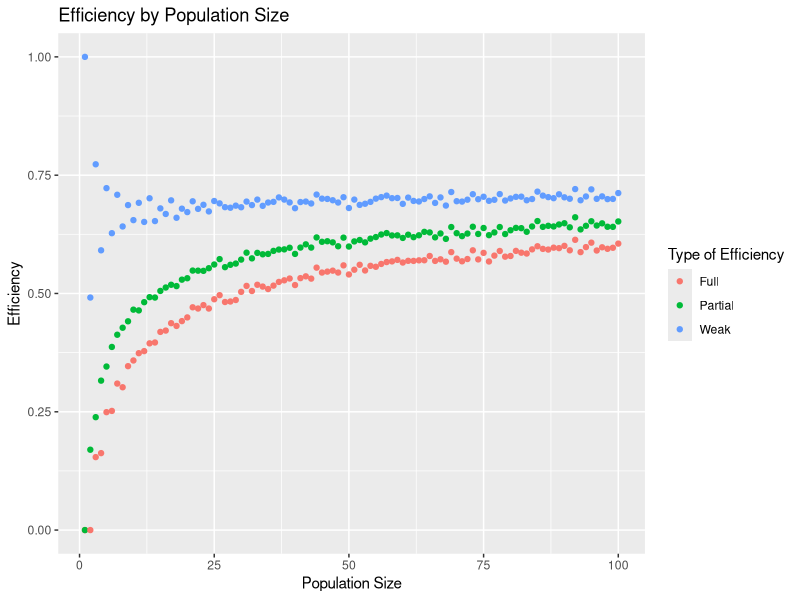

This figure's R source: (Note: a time limit stopped this script after it produced the figure.)
## ---- chunk 1

popln <- 10

generateBallots <- function(p, q, r, s, popln) {
    #partial ballots
    Xpartial <- sample(c(-1, 0, 1), popln, replace = TRUE)
    Ypartial <- ((Xpartial + 1 + sample(c(2, 1), popln, replace = TRUE)) %% 3) - 1 
    Zpartial <- -(Xpartial + Ypartial)
    
    #full ballots
    Xfull = sign(runif(popln, -1, 1))
    Yfull = sign(runif(popln, -1, 1))
    aresame = (Xfull * Yfull + 1) / 2
    arediff = 1 - aresame
    Zfull = arediff * sign(runif(popln, -1, 1)) - aresame * Xfull
    
    # single ballots
    pm <- sign(runif(popln, -1, 1))
    Xsingle <- (Xpartial == 0) * pm
    Ysingle <- (Ypartial == 0) * pm
    Zsingle <- (Zpartial == 0) * pm
    
    seed <- runif(popln, 0, 1)
    usefull <- 1 * (seed < p)
    usepartial <- 1 * ((seed >= p) & (seed < p + q))
    usesingle <- 1 * (p + q <= seed & seed < p + q + r)

    X <- Xpartial * usepartial + Xfull * usefull + Xsingle * usesingle
    Y <- Ypartial * usepartial + Yfull * usefull + Ysingle * usesingle
    Z <- Zpartial * usepartial + Zfull * usefull + Zsingle * usesingle
    return(rbind(X, Y, Z))
}

ballots <- generateBallots(0, 0, 1, 0, 10)
ballots
## ---- chunk 2
fullEfficiency <- function(AbeatsB, BbeatsC, CbeatsA) {
    return(abs(AbeatsB) + abs(BbeatsC) + abs(CbeatsA) == 3 && abs(AbeatsB + BbeatsC + CbeatsA) == 1)
}

partialEfficiency <- function(AbeatsB, BbeatsC, CbeatsA) {
    return((AbeatsB == 1 && CbeatsA == -1) || (BbeatsC == 1 && AbeatsB == -1) || (CbeatsA == 1 && BbeatsC == -1))
}

weakEfficiency <- function(AbeatsB, BbeatsC, CbeatsA) {
    sumabs <- abs(AbeatsB) + abs(BbeatsC) + abs(CbeatsA) 
    abssum <- abs(AbeatsB + BbeatsC +CbeatsA)
    return((sumabs == 3 && abssum == 1) || (sumabs == 2 && abssum == 0) || sumabs == 1)
}
## ---- chunk 3
library(ggplot2)
maxpopln = 100
niters = 5000
fullCondorc = rep(0, maxpopln)
partialCondorc = rep(0, maxpopln)
weakCondorc = rep(0, maxpopln)
for (popln in 1:maxpopln) {
    for (iterno in 1:niters) {
        ballots <- generateBallots(0, 0, 1, 0, popln)
        # print(rbind(XoverY, YoverZ, ZoverX))
        AbeatsB <- sign(sum(ballots[1,]))
        BbeatsC <- sign(sum(ballots[2,]))
        CbeatsA <- sign(sum(ballots[3,]))
        fullCondorc[popln] = fullCondorc[popln] + fullEfficiency(AbeatsB, BbeatsC, CbeatsA)
        partialCondorc[popln] = partialCondorc[popln] + partialEfficiency(AbeatsB, BbeatsC, CbeatsA)
        weakCondorc[popln] = weakCondorc[popln] + weakEfficiency(AbeatsB, BbeatsC, CbeatsA)

    }
    fullCondorc[popln] = fullCondorc[popln] / niters
    partialCondorc[popln] = partialCondorc[popln] / niters
    weakCondorc[popln] = weakCondorc[popln] / niters
}

pop <- c(rbind(1:maxpopln, 1:maxpopln, 1:maxpopln))
prob <- c(rbind(fullCondorc, partialCondorc, weakCondorc))
type <- rep(c("Full", "Partial", "Weak"), maxpopln)
df <- data.frame(pop, prob, type)
#plot(1:maxpopln, fullCondorc)
#plot(1:maxpopln, partialCondorc)
ggplot(df) + geom_point(aes(x = pop, y = prob, col = type)) + ylim(0, 1) + xlab("Population Size") + ylab("Efficiency") + labs(color = "Type of Efficiency") + ggtitle("Efficiency by Population Size")
## ---- chunk 4
popln = 101
niters = 10000
steps <- 100
fullCondorc = rep(0, steps + 1)
partialCondorc = rep(0, steps + 1)
weakCondorc = rep(0, steps + 1)
for (p in 0:steps/steps) {
    index <- round(p * steps + 1)
    
    for (iterno in 1:niters) {
        ballots <- generateBallots(p, 1- p, 0, 0, popln)
        # print(rbind(XoverY, YoverZ, ZoverX))
        AbeatsB <- sign(sum(ballots[1,]))
        BbeatsC <- sign(sum(ballots[2,]))
        CbeatsA <- sign(sum(ballots[3,]))
        fullCondorc[index] = fullCondorc[index] + fullEfficiency(AbeatsB, BbeatsC, CbeatsA)
        partialCondorc[index] = partialCondorc[index] + partialEfficiency(AbeatsB, BbeatsC, CbeatsA)
        weakCondorc[index] = weakCondorc[index] + weakEfficiency(AbeatsB, BbeatsC, CbeatsA)
    }
    fullCondorc[index] = fullCondorc[index] / niters
    partialCondorc[index] = partialCondorc[index] / niters
    weakCondorc[index] = weakCondorc[index] / niters

}

pop <- c(rbind(0:steps/steps, 0:steps/steps, 0:steps/steps))
prob <- c(rbind(fullCondorc, partialCondorc, weakCondorc))
type <- rep(c("Full", "Partial", "Weak"), steps + 1)
df <- data.frame(pop, prob, type)
#plot(1:maxpopln, fullCondorc)
#plot(1:maxpopln, partialCondorc)
ggplot(df) + geom_point(aes(x = pop, y = prob, col = type)) + ylim(0, 1) + xlab("p") + ylab("Efficiency") + labs(color = "Type of Efficiency") + ggtitle("Efficiency by Full Ballot Probability")
## ---- chunk 5
popln = 101
niters = 10000
steps <- 100
fullCondorc = rep(0, steps + 1)
partialCondorc = rep(0, steps + 1)
weakCondorc = rep(0, steps + 1)
for (p in 0:steps/steps) {
    index <- round(p * steps + 1)
    
    for (iterno in 1:niters) {
        ballots <- generateBallots(p, 0, 1- p, 0, popln)
        # print(rbind(XoverY, YoverZ, ZoverX))
        AbeatsB <- sign(sum(ballots[1,]))
        BbeatsC <- sign(sum(ballots[2,]))
        CbeatsA <- sign(sum(ballots[3,]))
        fullCondorc[index] = fullCondorc[index] + fullEfficiency(AbeatsB, BbeatsC, CbeatsA)
        partialCondorc[index] = partialCondorc[index] + partialEfficiency(AbeatsB, BbeatsC, CbeatsA)
        weakCondorc[index] = weakCondorc[index] + weakEfficiency(AbeatsB, BbeatsC, CbeatsA)
    }
    fullCondorc[index] = fullCondorc[index] / niters
    partialCondorc[index] = partialCondorc[index] / niters
    weakCondorc[index] = weakCondorc[index] / niters

}

pop <- c(rbind(0:steps/steps, 0:steps/steps, 0:steps/steps))
prob <- c(rbind(fullCondorc, partialCondorc, weakCondorc))
type <- rep(c("Full", "Partial", "Weak"), steps + 1)
df <- data.frame(pop, prob, type)
#plot(1:maxpopln, fullCondorc)
#plot(1:maxpopln, partialCondorc)
ggplot(df) + geom_point(aes(x = pop, y = prob, col = type)) + ylim(0, 1) + xlab("p") + ylab("Efficiency") + labs(color = "Type of Efficiency") + ggtitle("Efficiency by Full Ballot Probability")
## ---- chunk 6
popln = 101
niters = 10000
steps <- 100
fullCondorc = rep(0, steps + 1)
partialCondorc = rep(0, steps + 1)
weakCondorc = rep(0, steps + 1)
for (p in 0:steps/steps) {
    index <- round(p * steps + 1)
    
    for (iterno in 1:niters) {
        ballots <- generateBallots(0, p, 1- p, 0, popln)
        # print(rbind(XoverY, YoverZ, ZoverX))
        AbeatsB <- sign(sum(ballots[1,]))
        BbeatsC <- sign(sum(ballots[2,]))
        CbeatsA <- sign(sum(ballots[3,]))
        fullCondorc[index] = fullCondorc[index] + fullEfficiency(AbeatsB, BbeatsC, CbeatsA)
        partialCondorc[index] = partialCondorc[index] + partialEfficiency(AbeatsB, BbeatsC, CbeatsA)
        weakCondorc[index] = weakCondorc[index] + weakEfficiency(AbeatsB, BbeatsC, CbeatsA)
    }
    fullCondorc[index] = fullCondorc[index] / niters
    partialCondorc[index] = partialCondorc[index] / niters
    weakCondorc[index] = weakCondorc[index] / niters

}

pop <- c(rbind(0:steps/steps, 0:steps/steps, 0:steps/steps))
prob <- c(rbind(fullCondorc, partialCondorc, weakCondorc))
type <- rep(c("Full", "Partial", "Weak"), steps + 1)
df <- data.frame(pop, prob, type)
#plot(1:maxpopln, fullCondorc)
#plot(1:maxpopln, partialCondorc)
ggplot(df) + geom_point(aes(x = pop, y = prob, col = type)) + ylim(0, 1) + xlab("p") + ylab("Efficiency") + labs(color = "Type of Efficiency") + ggtitle("Efficiency by Partial Ballot Probability")
## ---- chunk 7
library(ggplot2)
maxpopln = 100
niters = 10000
fullCondorc = rep(0, maxpopln)
partialCondorc = rep(0, maxpopln)
weakCondorc = rep(0, maxpopln)
for (popln in 1:maxpopln) {
    for (iterno in 1:niters) {
        ballots <- generateBallots(1/3, 1/3, 1/3, 0, popln)
        # print(rbind(XoverY, YoverZ, ZoverX))
        AbeatsB <- sign(sum(ballots[1,]))
        BbeatsC <- sign(sum(ballots[2,]))
        CbeatsA <- sign(sum(ballots[3,]))
        fullCondorc[popln] = fullCondorc[popln] + fullEfficiency(AbeatsB, BbeatsC, CbeatsA)
        partialCondorc[popln] = partialCondorc[popln] + partialEfficiency(AbeatsB, BbeatsC, CbeatsA)
        weakCondorc[popln] = weakCondorc[popln] + weakEfficiency(AbeatsB, BbeatsC, CbeatsA)

    }
    fullCondorc[popln] = fullCondorc[popln] / niters
    partialCondorc[popln] = partialCondorc[popln] / niters
    weakCondorc[popln] = weakCondorc[popln] / niters
}

pop <- c(rbind(1:maxpopln, 1:maxpopln, 1:maxpopln))
prob <- c(rbind(fullCondorc, partialCondorc, weakCondorc))
type <- rep(c("Full", "Partial", "Weak"), maxpopln)
df <- data.frame(pop, prob, type)
#plot(1:maxpopln, fullCondorc)
#plot(1:maxpopln, partialCondorc)
ggplot(df) + geom_point(aes(x = pop, y = prob, col = type)) + ylim(0, 1) + xlab("Population Size") + ylab("Efficiency") + labs(color = "Type of Efficiency") + ggtitle("Efficiency by Population Size")
